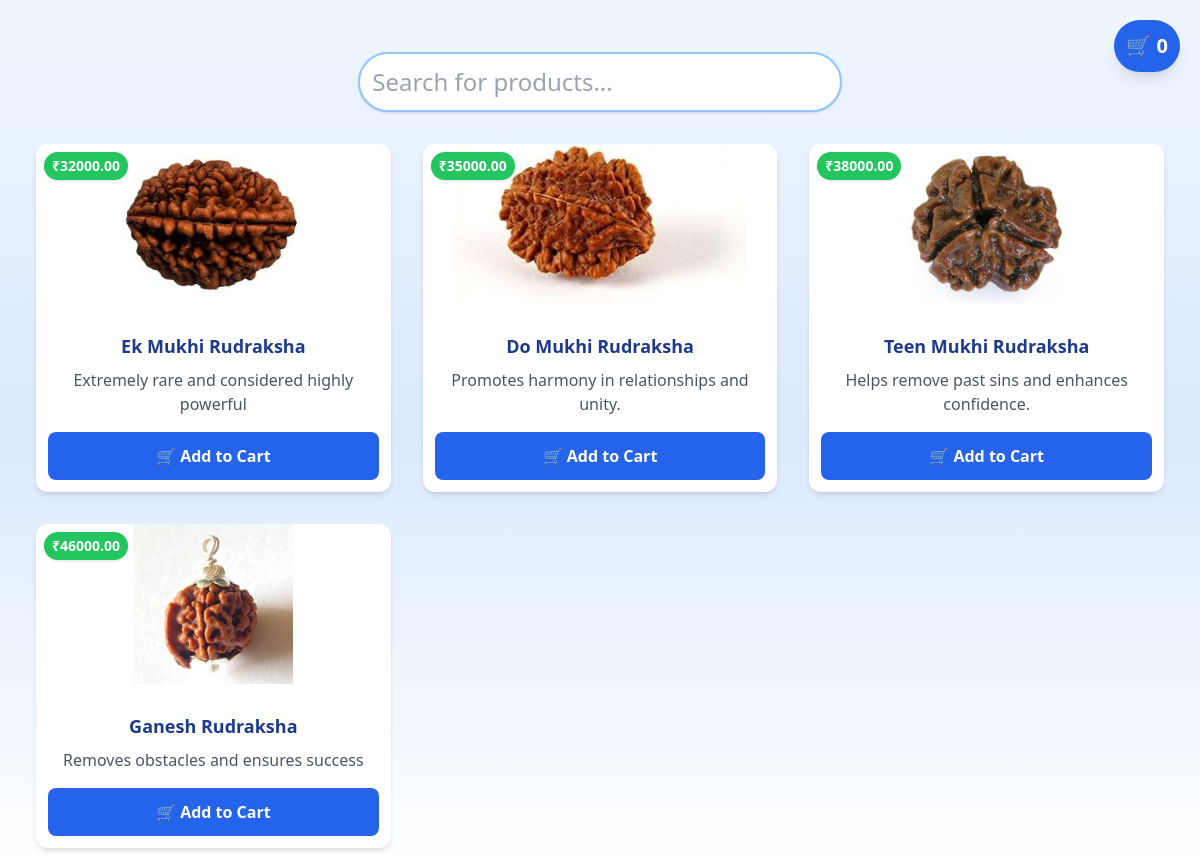
The app's page /products/rudraksh/ with its own data.
### landing/models.py (models this page shows, shortened)
class Product(models.Model):
    CATEGORY_CHOICES = [
        ('gemstone', 'Gemstone'),
        ('rudraksh', 'Rudraksh'),
        ('yantras','Yantras')
    ]
    name = models.CharField(max_length=200)
    image = models.ImageField(upload_to='products/')
    price = models.DecimalField(max_digits=10, decimal_places=2)
    description = models.TextField()
    category = models.CharField(max_length=20, choices=CATEGORY_CHOICES)

### landing/views.py (the view)
# urls.py: path('products/<str:category>/', product_list, name='product_list'),
def product_list(request, category):
    cart_id = unique_id(request)
    products = Product.objects.filter(category=category)
    cart_count = sum(item.quantity for item in Cart.objects.filter(user_idd=cart_id))
    response = render(request, 'product/product.html', {'products': products,'cart_count':cart_count})
    if 'cart_id' not in request.COOKIES:
        response.set_cookie("cart_id",cart_id,max_age = 31536000)
    return response

### landing/views.py (called while the page is built)
def unique_id(request):
    cart_id = request.COOKIES.get('cart_id')
    if not cart_id:
        cart_id = str(uuid.uuid4())
    return cart_id

### templates/product/product.html (shortened to what this page needs)
{% load static %}
<!DOCTYPE html>
<html lang="en">
<head>
  <script src="https://cdn.tailwindcss.com"></script>
</head>
<body class="bg-gradient-to-b from-blue-50 via-blue-100 to-white
 min-h-screen p-5 relative">
<div class="fixed top-5 right-5 bg-blue-600 text-white  lg:text-xl sm:text-3xl p-3 rounded-full cursor-pointer shadow-lg z-50" onclick="toggleModal()">
  🛒 <span id="cart-count" class="font-bold">{{ cart_count }}</span>
</div>
<div class="flex justify-center mt-8 mb-8">
  <input type="text" id="search-bar" placeholder="Search for products..."
    class="w-full sm:w-8/12 md:w-5/12 p-3 rounded-full border-2 border-blue-300 shadow focus:ring-4 focus:ring-blue-300 focus:outline-none text-base sm:text-2xl"
    onkeyup="searchProducts()">
</div>
<div class="grid grid-cols-1 sm:grid-cols-2 lg:grid-cols-3 gap-8 px-4" id="product-grid">
  {% for product in products %}
  <div class="product-card bg-white rounded-xl shadow-md hover:shadow-lg hover:scale-[1.02] transition-transform overflow-hidden flex flex-col">
    <div class="relative h-40 md:h-44 overflow-hidden">
      <img src="{{ product.image.url }}" alt="{{ product.name }}" class="object-cover lg:h-40 sm:h-52 w-auto mx-auto block" loading="lazy">
      <div class="absolute top-2 left-2 bg-green-500 text-white lg:text-sm sm:text-2xl  font-bold px-2 py-1 rounded-full shadow">
        ₹{{ product.price }}
      </div>
    </div>
    <div class="p-3 text-center flex flex-col flex-1">
      <h3 class="lg:text-lg sm:text-3xl font-bold text-blue-900 mb-2">{{ product.name }}</h3>
      <p class="lg:text-base sm:text-2xl text-gray-600 mb-4">{{ product.description|truncatewords:10 }}</p>
      <a href="{% url 'cart' product.id %}" class="mt-auto">
        <button class="w-full bg-blue-600 text-white px-5 py-3 rounded-lg lg:text-base sm:text-2xl font-semibold transition-transform duration-200 hover:scale-105 hover:bg-blue-800">
          🛒 Add to Cart
        </button>
      </a>
    </div>
  </div>
  {% endfor %}
</div>
</body>
</html>

### records on screen
Product: image (picture), price "32000.00", name "Ek Mukhi Rudraksha", description "Extremely rare and considered highly powerful"
Product: image (picture), price "35000.00", name "Do Mukhi Rudraksha", description "Promotes harmony in relationships and unity."
Product: image (picture), price "38000.00", name "Teen Mukhi Rudraksha", description "Helps remove past sins and enhances confidence."
Product: image (picture), price "46000.00", name "Ganesh Rudraksha", description "Removes obstacles and ensures success"

### other values on screen
{{ cart_count }} "0"
